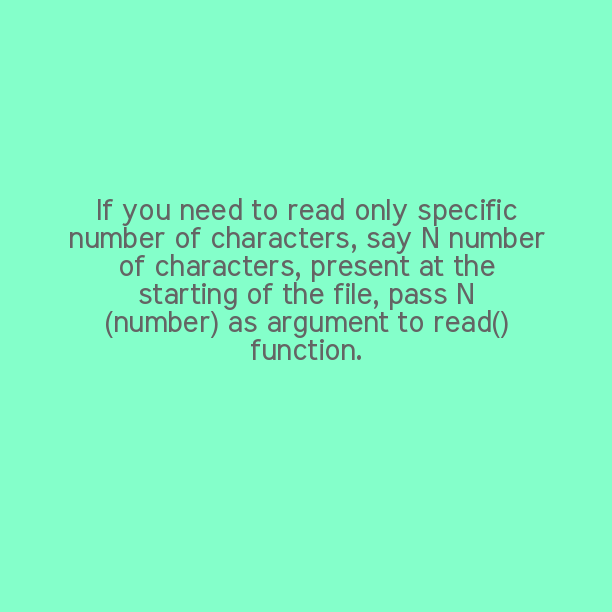

Here is the Python script that generated this plot:
from PIL import Image, ImageDraw, ImageFont

fileObject = open("sample.txt", "r")
sentence = fileObject.read()

#variables for image size
x1 = 612
y1 = 612

#my quote
#sentence = "குட்டித்தளம்‌ ஒன்று ௯பூஜில்லாவுக்கு அனுப்பப்பட்டது. அதன்‌ உத்யோகம்‌ ஓடிப்போன முஸல்மான்‌ குடியானவர்‌ களை ஊருக்குத்‌ திரும்பிவந்து வீடும்‌ குடித்தனமுமாகக்‌ குடியிருந்து"

#choose a font
fnt = ImageFont.truetype('./fonts/MeeraInimai.ttf', 30)

img = Image.new('RGB', (x1, y1), color = (132, 255, 202))
d = ImageDraw.Draw(img)

#find the average size of the letter
sum = 0
for letter in sentence:
  sum += d.textsize(letter, font=fnt)[0]

average_length_of_letter = sum/len(sentence)

#find the number of letters to be put on each line
number_of_letters_for_each_line = (x1/1.618)/average_length_of_letter
incrementer = 0
fresh_sentence = ''

#add some line breaks
for letter in sentence:
  if(letter == '-'):
    fresh_sentence += '\n\n' + letter
  elif(incrementer < number_of_letters_for_each_line):
    fresh_sentence += letter
  else:
    if(letter == ' '):
      fresh_sentence += '\n'
      incrementer = 0
    else:
      fresh_sentence += letter
  incrementer+=1

print (fresh_sentence)

#render the text in the center of the box
dim = d.textsize(fresh_sentence, font=fnt)
x2 = dim[0]
y2 = dim[1]

qx = (x1/2 - x2/2)
qy = (y1/2-y2/2)

d.text((qx,qy), fresh_sentence ,align="center",  font=fnt, fill=(100,100,100))

img.save('quote.png')
